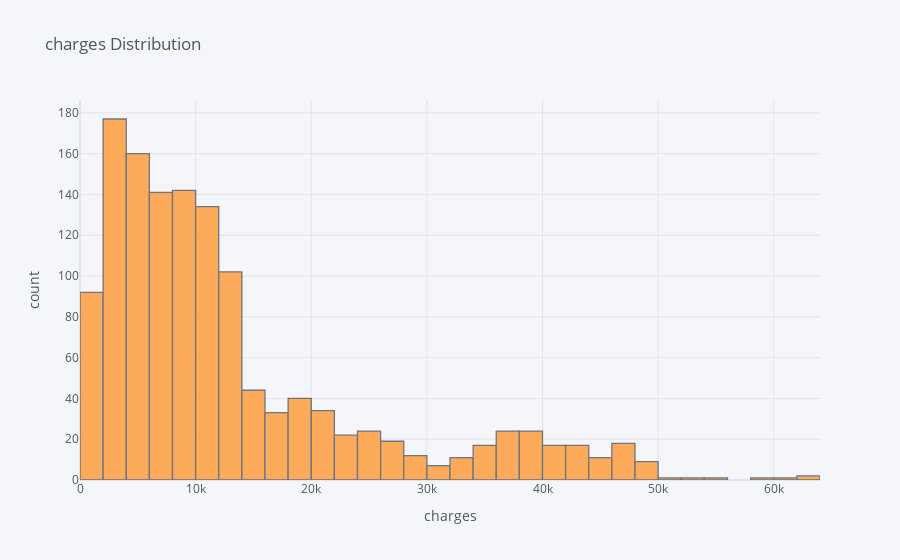

Notebook code for this chart:
### Code cell
insurance['charges'].iplot(kind='hist',xTitle='charges',yTitle='count',title='charges Distribution')

### Figure 1 — Plotly figure (JSON) as saved in the notebook; plotly's stock layout.template omitted (floating-point values rounded to 4 significant figures; data arrays with more than 128 entries replaced by an {"elided": "..."} marker saying what was removed)
{"data": [{"histfunc": "count", "histnorm": "", "marker": {"color": "rgba(255, 153, 51, 1.0)", "line": {"color": "#4D5663", "width": 1.3}}, "name": "charges", "opacity": 0.8, "orientation": "v", "type": "histogram", "x": {"elided": "1338 float values"}}], "layout": {"barmode": "overlay", "legend": {"bgcolor": "#F5F6F9", "font": {"color": "#4D5663"}}, "paper_bgcolor": "#F5F6F9", "plot_bgcolor": "#F5F6F9", "title": {"font": {"color": "#4D5663"}, "text": "charges Distribution"}, "xaxis": {"gridcolor": "#E1E5ED", "showgrid": true, "tickfont": {"color": "#4D5663"}, "title": {"font": {"color": "#4D5663"}, "text": "charges"}, "zerolinecolor": "#E1E5ED"}, "yaxis": {"gridcolor": "#E1E5ED", "showgrid": true, "tickfont": {"color": "#4D5663"}, "title": {"font": {"color": "#4D5663"}, "text": "count"}, "zerolinecolor": "#E1E5ED"}}}
